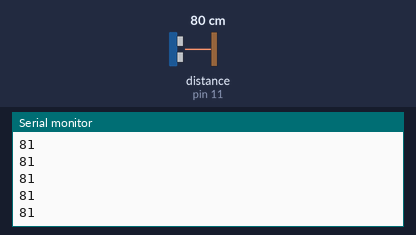
Recording of a sketch running on a simulated Arduino Uno, built with avr-gcc and run on an emulated ATmega328P. Shown: the last lines printed to the serial monitor. The inputs (shaded band) are chosen by the test bench; at power-on: distance to the obstacle (sensor on pin 11) 80 cm. The echo pulse lasts 58.3 µs per cm.

Above: at 1.2 s.
1.3 s: distance to the obstacle (sensor on pin 11) set to 2 cm
At 1.59 s:
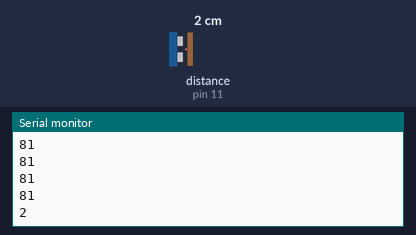
2.8 s: distance to the obstacle (sensor on pin 11) set to 4 cm
At 2.8 s:
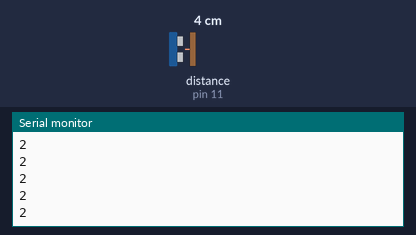
Timing chart, 0 to 5.8 s (numbered marks = the images above; inputs shaded):
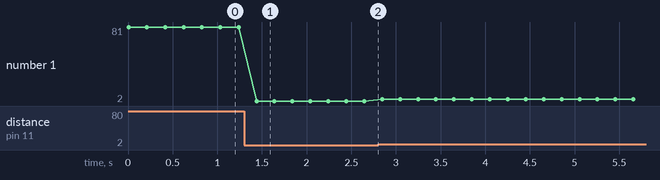

Measured:
- after the input at 1.3 s, the serial monitor: prints a new line after 0.14 s (image 1)
- plotted number 1: 81 → 2 after the input at 1.3 s, 2 → 4 after the input at 2.8 s

The sketch:

04_Ultrasonic_Switch.ino
```cpp
// Include NewPing library by Tim Eckel
#include <NewPing.h>

// Ultrasonic setup
#define TRIGGER_PIN  10
#define ECHO_PIN     11
#define MAX_DISTANCE 200

// Create a new ultrasonic sensor object
NewPing my_ultrasonic(TRIGGER_PIN, ECHO_PIN, MAX_DISTANCE);

void setup() {
	Serial.begin(9600);
}

void loop() {
	// Get the distance from the sensor with ping_cm()
	uint16_t distance = my_ultrasonic.ping_cm();
	Serial.println(distance);
	delay(200);
}
```
